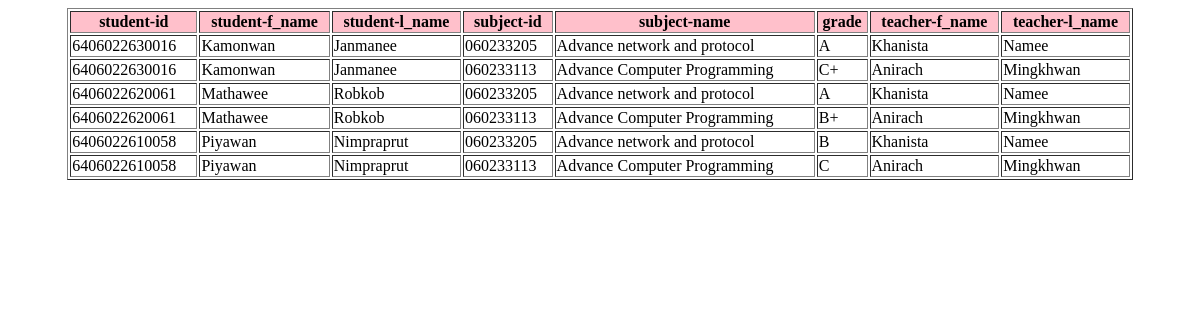
Before: / with the older database file.
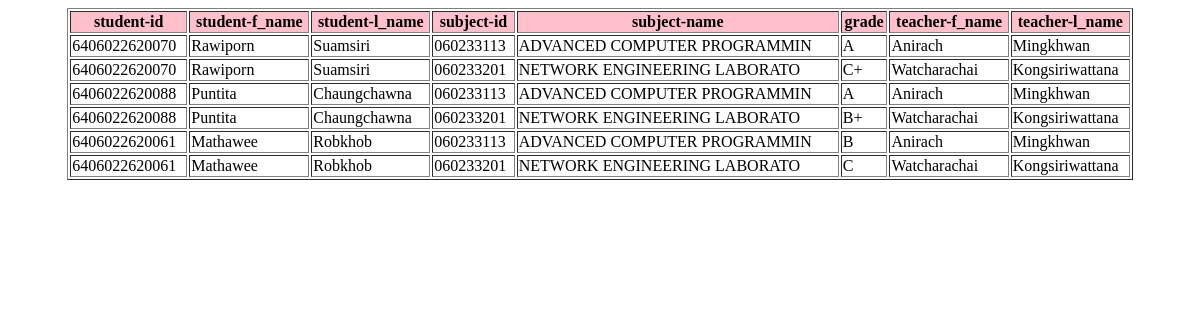
After: the same page with the newer database file.
### tables this page shows
CREATE TABLE "Registration" (
	id INTEGER NOT NULL, 
	student_id VARCHAR(13), 
	subject_id VARCHAR(15) NOT NULL, 
	year VARCHAR(4) NOT NULL, 
	semester VARCHAR(1) NOT NULL, 
	grade VARCHAR(2), 
	PRIMARY KEY (id)
);

CREATE TABLE "Students" (
	student_id VARCHAR(13), 
	f_name VARCHAR(30) NOT NULL, 
	l_name VARCHAR(30) NOT NULL, 
	e_mail VARCHAR(50) NOT NULL, 
	PRIMARY KEY (student_id)
);

CREATE TABLE "Subjects" (
	subject_id VARCHAR(15) NOT NULL, 
	subject_name VARCHAR(50) NOT NULL, 
	credit INTEGER NOT NULL, 
	teacher_id VARCHAR(3) NOT NULL, 
	PRIMARY KEY (subject_id)
);

CREATE TABLE "Teachers" (
	teacher_id VARCHAR(3), 
	f_name VARCHAR(50), 
	l_name VARCHAR(30), 
	e_mail VARCHAR(50), 
	PRIMARY KEY (teacher_id)
);

### Hw.py/FLAS.py (the view)
@app.route("/")
def index():
    c = sqlite3.connect('work.sqlite3')
    cur = c.cursor()
    cur.execute("SELECT Students.student_id , Students.f_name ,Students.l_name\
        , Subjects.subject_id , Subjects.subject_name\
        ,Registration.grade , Teachers.f_name , Teachers.l_name from Students\
        JOIN Registration\
        on Students.student_id = Registration.student_id\
        JOIN Subjects\
        on Registration.subject_id = Subjects.subject_id\
        JOIN Teachers\
        on Subjects.teacher_id = Teachers.teacher_id\
        ;")
    test = cur.fetchall()
    return render_template("index.html", test=test)

### Hw.py/templates/index.html (shortened to what this page needs)
<!DOCTYPE html>
<html lang="en">
<head>
</head>
<body>
    <table border="1" width="90%" align="center">
        <tr bgcolor="pink">
            <th>student-id</th>
            <th>student-f_name</th>
            <th>student-l_name</th>
            <th>subject-id</th>
            <th>subject-name</th>
            <th>grade</th>
            <th>teacher-f_name</th>
            <th>teacher-l_name</th>
        </tr>
        {% for row in test %}
        <tr>
          <td>{{ row[0] }}</td>
          <td>{{ row[1] }}</td>
          <td>{{ row[2] }}</td>
          <td>{{ row[3] }}</td>
          <td>{{ row[4] }}</td>
          <td>{{ row[5] }}</td>
          <td>{{ row[6] }}</td>
          <td>{{ row[7] }}</td>
        </tr>
      {% endfor %}
      </table>
</body>
</html>

Changed rows visible on the page:
changed Registration (number 1 of 6 on the later page): student_id "6406022630016" → "6406022620070"; f_name "Kamonwan" → "Rawiporn"; l_name "Janmanee" → "Suamsiri"; subject_id "060233205" → "060233113"; subject_name "Advance network and protocol" → "ADVANCED COMPUTER PROGRAMMIN"; f_name "Khanista" → "Anirach"; l_name "Namee" → "Mingkhwan"
changed Registration (number 2 of 6 on the later page): student_id "6406022630016" → "6406022620070"; f_name "Kamonwan" → "Rawiporn"; l_name "Janmanee" → "Suamsiri"; subject_id "060233113" → "060233201"; subject_name "Advance Computer Programming" → "NETWORK ENGINEERING LABORATO"; f_name "Anirach" → "Watcharachai"; l_name "Mingkhwan" → "Kongsiriwattana"
changed Registration (number 3 of 6 on the later page): student_id "6406022620061" → "6406022620088"; f_name "Mathawee" → "Puntita"; l_name "Robkob" → "Chaungchawna"; subject_id "060233205" → "060233113"; subject_name "Advance network and protocol" → "ADVANCED COMPUTER PROGRAMMIN"; f_name "Khanista" → "Anirach"; l_name "Namee" → "Mingkhwan"
changed Registration (number 4 of 6 on the later page): student_id "6406022620061" → "6406022620088"; f_name "Mathawee" → "Puntita"; l_name "Robkob" → "Chaungchawna"; subject_id "060233113" → "060233201"; subject_name "Advance Computer Programming" → "NETWORK ENGINEERING LABORATO"; f_name "Anirach" → "Watcharachai"; l_name "Mingkhwan" → "Kongsiriwattana"
changed Registration (number 5 of 6 on the later page): student_id "6406022610058" → "6406022620061"; f_name "Piyawan" → "Mathawee"; l_name "Nimpraprut" → "Robkhob"; subject_id "060233205" → "060233113"; subject_name "Advance network and protocol" → "ADVANCED COMPUTER PROGRAMMIN"; f_name "Khanista" → "Anirach"; l_name "Namee" → "Mingkhwan"
changed Registration (number 6 of 6 on the later page): student_id "6406022610058" → "6406022620061"; f_name "Piyawan" → "Mathawee"; l_name "Nimpraprut" → "Robkhob"; subject_id "060233113" → "060233201"; subject_name "Advance Computer Programming" → "NETWORK ENGINEERING LABORATO"; f_name "Anirach" → "Watcharachai"; l_name "Mingkhwan" → "Kongsiriwattana"
